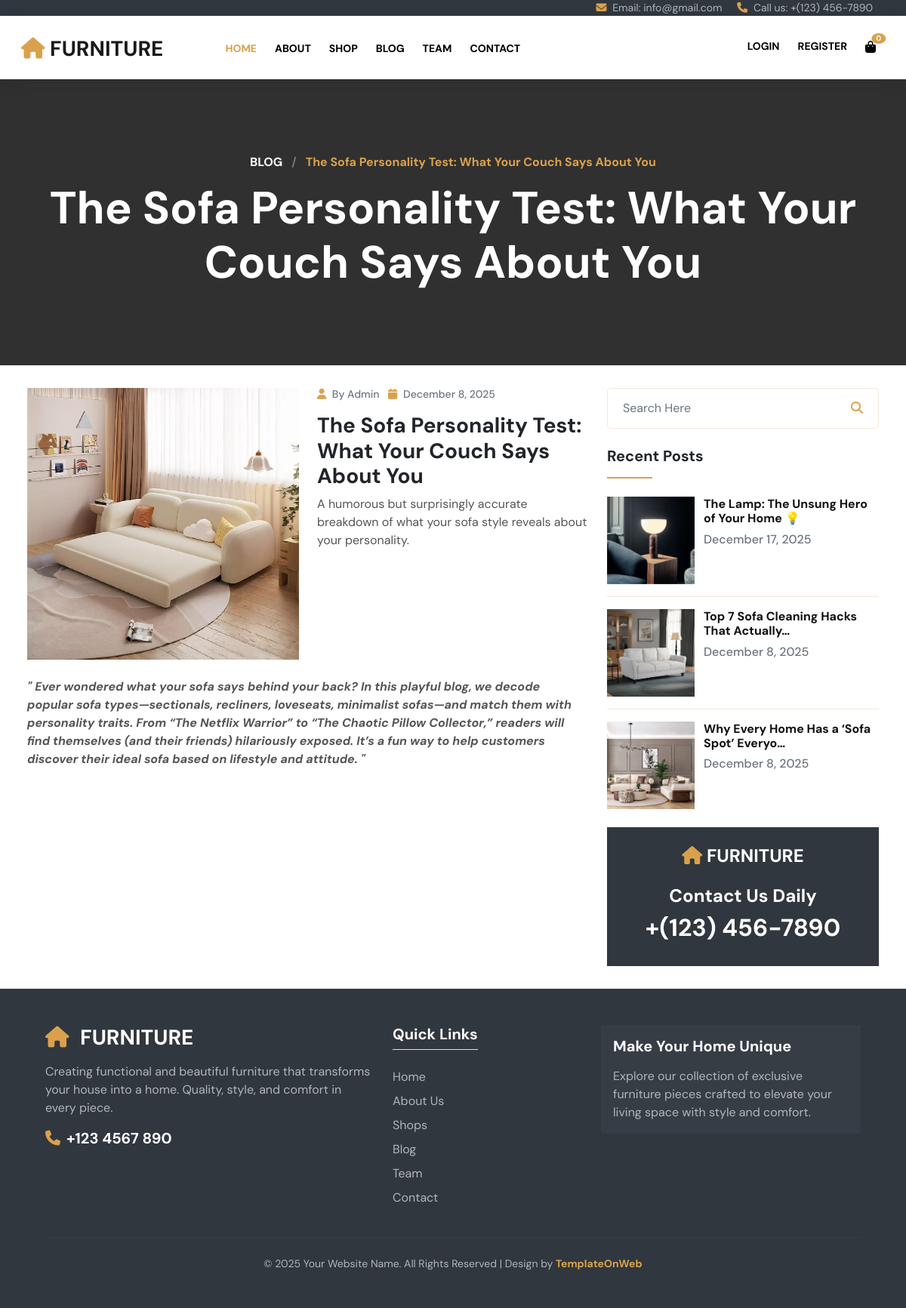
The page /blog/6/ on the database its author committed.
### accounts/models.py (models this page shows, shortened)
class BlogPost(models.Model):
    title = models.CharField(max_length=255)
    slug = models.SlugField(unique=True, help_text="A unique, URL-friendly version of the title.")
    category = models.ForeignKey(BlogCategory, on_delete=models.SET_NULL, null=True, blank=True)
    tags = models.ManyToManyField(BlogTag, blank=True)
    image = models.ImageField(
        upload_to='images/blog/',
        verbose_name="Blog Post Image"
    )
    author = models.CharField(
        max_length=100,
        default="Admin"
    )
    content = RichTextUploadingField(verbose_name="Full Blog Content")
    summary = models.TextField(
        max_length=300,
        help_text="A brief summary for the homepage card."
    )
    comment_count = models.IntegerField(default=0)
    published_date = models.DateTimeField(default=timezone.now)
    class Meta:
        verbose_name = "Blog Post"
        verbose_name_plural = "Blog Posts"
        ordering = ['-published_date']
    def get_absolute_url(self):
        return reverse('blog_detail', kwargs={'id': self.id})

### accounts/views.py (the view)
# urls.py: path('blog/<int:id>/', views.blog_detail, name='blog_detail'),
def blog_detail(request, id):
    post = get_object_or_404(BlogPost, id=id)
    recent_posts = BlogPost.objects.exclude(id=post.id).order_by('-published_date')[:3]
    related_posts = BlogPost.objects.filter(
        category=post.category
    ).exclude(
        id=post.id
    ).order_by('-published_date')[:2]
    categories = BlogCategory.objects.annotate(
        post_count=Count('blogpost')
    ).filter(post_count__gt=0)
    tags = BlogTag.objects.all()
    context = {
        'post': post,
        'recent_posts': recent_posts,     # <<< IMPORTANT
        'related_posts': related_posts,
        'categories': categories,
        'tags': tags,
    }
    return render(request, 'furniture/blog_detail.html', context)

### accounts/context_processors.py (called while the page is built)
def cart_context(request):
    cart = request.session.get('cart', {})
    total_items = sum(item['qty'] for item in cart.values())
    total_price = sum(item['qty'] * item['price'] for item in cart.values())
    return {
        'navbar_cart': cart,
        'navbar_cart_count': total_items,
        'navbar_cart_total': total_price,
    }

### accounts/templates/furniture/blog_detail.html (shortened to what this page needs)
{% load static %}
<!DOCTYPE html>
<html lang="en">
{% include 'furniture/Head.html' %}
<body>
{% include 'furniture/SecTop.html' %}
{% include 'furniture/Header.html' %}
<section id="center" class="center_blog_dt">
 <div class="promo_m center_om">
  <div class="container-fluid">
    <div class="row text-center">
     <div class="col-md-12">
       <h6 class="col_yell fw-bold">
           <a class="text-white" href="{% url 'blog' %}">BLOG</a>
           <span class="mx-2 text-muted">/</span>
           {{ post.title }}
       </h6>
       <h1 class="mb-0 font_60 text-white mt-3">{{ post.title }}</h1>
     </div>
    </div>
  </div>
 </div>
</section>
<section id="blog_pg" class="p_3 px-4">
<div class="container-fluid">
 <div class="row">
  <div class="col-md-8">
    <div class="blog_pg1l">
      <div class="row blog_pg1li">
        <div class="col-md-6">
          <div class="blog_pg1lil">
            <figure class="effect-jazz mb-0">
              <img src="{{ post.image.url }}" class="w-100" alt="{{ post.title }}">
            </figure>
          </div>
        </div>
        <div class="col-md-6">
          <div class="blog_pg1lir">
            <h6 class="font_14 text-muted">
              <i class="fa fa-user col_yell me-1"></i> By {{ post.author }}
              <i class="fa fa-calendar col_yell me-1 ms-2"></i> {{ post.published_date|date:"F j, Y" }}
            </h6>
            <h3 class="mt-3">{{ post.title }}</h3>
            <p>{{ post.summary }}</p>
          </div>
        </div>
      </div>
      <div class="mt-4">
        <p>{{ post.content|safe }}</p>
      </div>
    </div>
  </div>
  <div class="col-md-4">
    <div class="blog_pg1r">
      <form method="GET" action="{% url 'blog' %}">
  <div class="input-group border_1 p-2 rounded-3">
    <input type="text" name="q" class="form-control border-0"
           placeholder="Search Here" value="{{ query }}">
    <button class="btn bg-transparent border-0 col_yell" type="submit">
      <i class="fa fa-search"></i>
    </button>
  </div>
</form>
      <div class="blog_pg1r1 mt-4">
        <h5>Recent Posts</h5>
        <hr class="line mb-4">
        {% for p in recent_posts %}
        <div class="row blog_pg1r1i">
          <div class="col-4 pe-0">
            <figure class="effect-jazz mb-0">
              <a href="{{ p.get_absolute_url }}">
                <img src="{{ p.image.url }}" class="w-100" alt="{{ p.title }}">
              </a>
            </figure>
          </div>
          <div class="col-8">
            <h6 class="fw-bold">
              <a href="{{ p.get_absolute_url }}">{{ p.title|truncatechars:40 }}</a>
            </h6>
            <h6 class="text-muted mb-0">{{ p.published_date|date:"F j, Y" }}</h6>
          </div>
        </div>
        {% if not forloop.last %}<hr>{% endif %}
        {% endfor %}
      </div>
      <div class="blog_pg1r1 mt-4 bg_dark text-center p-4">
        <h4 class="text-white text-uppercase"><i class="fa fa-home col_yell"></i> Furniture</h4>
        <h4 class="mt-4 text-white">Contact Us Daily</h4>
        <h2 class="text-white">+(123) 456-7890</h2>
      </div>
    </div>
  </div>
 </div>
</div>
</section>
{% include 'furniture/Footer.html' %}
</body>
</html>

### static/css/global.css (style rules this page uses)
body { font-family: 'DM Sans', sans-serif; }
h1,h2,h3,h4,h5 { font-weight:bold; }
p { color: #555; }
a { color: #111; text-decoration:none; }
figure.effect-jazz figcaption::after, figure.effect-jazz img { -webkit-transition: opacity 0.35s, -webkit-transform 0.35s; transition: opacity 0.35s, transform 0.35s; }
.col_yell { color: #daa14c!important; }
.bg_dark { background:#30373e!important; }
hr { opacity:1; background-color:#f3e7d5; }
.font_14 { font-size:14px; }
.font_60 { font-size:60px; }
.line { height:2px!important; width: 60px; background-color:#daa14c; }
.p_3 { padding-top:30px; padding-bottom:30px; }
.border_1 { border:1px solid #f3e7d5; }
.form-control { border-color:#f3e7d5; box-shadow:none; border-radius:0; height:50px; }
.input-group .form-control { height:auto; }
.center_om { padding-top:100px; padding-bottom:100px; }
.promo_m { background:#000000cf; }

### rows shown on the page
BlogPost: title "The Sofa Personality Test: What Your Couch Says About You", image (picture), author "Admin", published_date "December 8, 2025", summary "A humorous but surprisingly accurate breakdown of what your sofa style reveals about your personality.", content "\" Ever wondered what your sofa says behind your back? In this playful blog, we decode popular sofa types—sectionals, recliners, loveseats, minimalist sofas—and match them with personality traits. From “The Netflix Warrior” to “The Chaotic Pillow Collector,” readers will find themselves (and their friends) hilariously exposed. It’s a fun way to help customers discover their ideal sofa based on lifestyle and attitude. \""
BlogPost: image (picture), title "The Lamp: The Unsung Hero of Your Home 💡", published_date "December 17, 2025"
BlogPost: image (picture), title "Top 7 Sofa Cleaning Hacks That Actually…", published_date "December 8, 2025"
BlogPost: image (picture), title "Why Every Home Has a ‘Sofa Spot’ Everyo…", published_date "December 8, 2025"

### other values the page prints
{{ navbar_cart_count }} "0"
